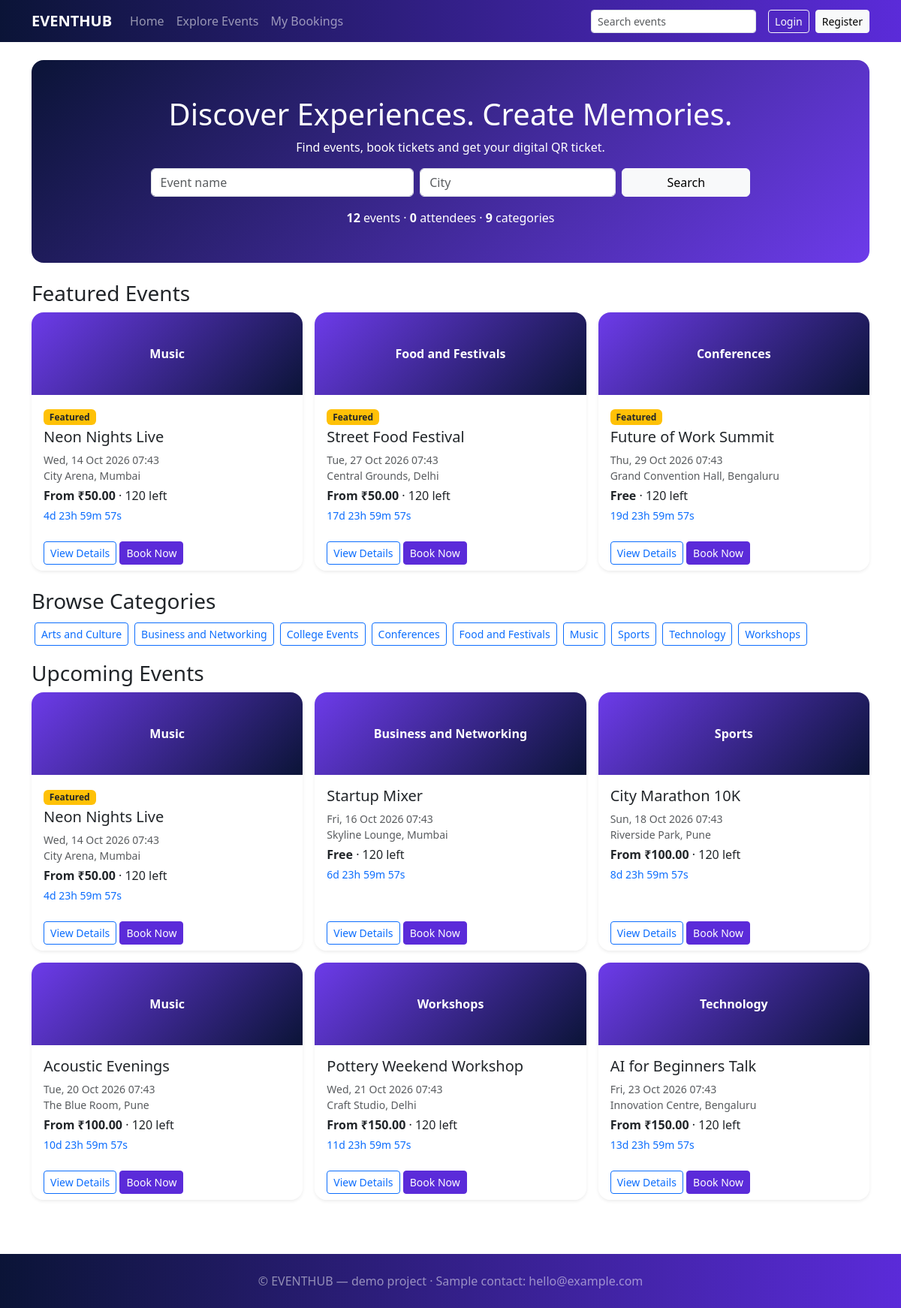
The page / on the database its author committed.
### tables this page shows
CREATE TABLE events(id INT AUTO_INCREMENT PRIMARY KEY,category_id INT NOT NULL,title VARCHAR(150) NOT NULL,description TEXT,venue VARCHAR(120),city VARCHAR(80),organizer VARCHAR(100),start_at DATETIME NOT NULL,featured TINYINT(1) DEFAULT 0,status ENUM('draft','published','cancelled') DEFAULT 'published',
 FOREIGN KEY(category_id) REFERENCES categories(id),INDEX(start_at),INDEX(city));

CREATE TABLE categories(id INT AUTO_INCREMENT PRIMARY KEY,name VARCHAR(60) NOT NULL UNIQUE);

### includes/functions.php (the view, shortened to what this page needs)
<?php
function e($s){return htmlspecialchars((string)$s,ENT_QUOTES,'UTF-8');}
function uid(){return $_SESSION['uid']??null;}
function money($n){return $n>0?'₹'.number_format($n,2):'Free';}
function card($ev){
 $p=$ev['min_price']??0; $h='<div class="col-md-6 col-lg-4"><div class="card h-100 shadow-sm ev"><div class="ev-img">'.e($ev['category']).'</div><div class="card-body">';
 $h.=($ev['featured']?'<span class="badge bg-warning text-dark mb-1">Featured</span> ':'').'<h5>'.e($ev['title']).'</h5>';
 $h.='<p class="small text-muted mb-1">'.date('D, d M Y H:i',strtotime($ev['start_at'])).'<br>'.e($ev['venue']).', '.e($ev['city']).'</p>';
 $h.='<p class="mb-1"><b>'.($p>0?'From '.money($p):'Free').'</b> · '.(int)$ev['avail'].' left</p>';
 $h.='<div class="cd small text-primary" data-t="'.date('c',strtotime($ev['start_at'])).'"></div></div><div class="card-footer bg-white border-0">';
 $h.='<a class="btn btn-outline-primary btn-sm" href="event-details.php?id='.$ev['id'].'">View Details</a> <a class="btn btn-primary btn-sm" href="booking.php?id='.$ev['id'].'">Book Now</a></div></div></div>';
 return $h;}

### includes/header.php (shortened to what this page needs)
<?php require_once __DIR__.'/functions.php'; ?><!doctype html><html lang="en"><head><meta charset="utf-8"><meta name="viewport" content="width=device-width,initial-scale=1">
<link href="https://cdn.jsdelivr.net/npm/bootstrap@5.3.3/dist/css/bootstrap.min.css" rel="stylesheet"><link href="assets/css/style.css" rel="stylesheet"></head><body>
<nav class="navbar navbar-expand-lg navbar-dark sticky-top eh-nav"><div class="container"><a class="navbar-brand fw-bold" href="index.php">EVENTHUB</a>
<div class="collapse navbar-collapse" id="nv"><ul class="navbar-nav me-auto"><li class="nav-item"><a class="nav-link" href="index.php">Home</a></li><li class="nav-item"><a class="nav-link" href="events.php">Explore Events</a></li><li class="nav-item"><a class="nav-link" href="my-bookings.php">My Bookings</a></li></ul>
<form class="d-flex me-3" action="events.php"><input class="form-control form-control-sm" name="q" placeholder="Search events" aria-label="Search"></form>
<?php if(uid()):?><span class="text-white me-2"><?=e($_SESSION['name'])?></span><a class="btn btn-light btn-sm" href="logout.php">Logout</a>
<?php else:?><a class="btn btn-outline-light btn-sm me-2" href="login.php">Login</a><a class="btn btn-light btn-sm" href="register.php">Register</a><?php endif;?></div></div></nav>
<main class="container py-4"><?php if(!empty($_SESSION['flash'])){echo '<div class="alert alert-success">'.e($_SESSION['flash']).'</div>';unset($_SESSION['flash']);}?>

### index.php
<?php $title='Home'; require 'includes/header.php';
$s=$pdo->query("SELECT (SELECT COUNT(*) FROM events WHERE status='published') ev,(SELECT COUNT(*) FROM attendees a JOIN bookings b ON b.id=a.booking_id WHERE b.status='confirmed') att,(SELECT COUNT(*) FROM categories) cat")->fetch();
$f=$pdo->query(EV_SQL." WHERE e.status='published' AND e.start_at>NOW() AND e.featured=1 ORDER BY e.start_at LIMIT 3")->fetchAll();
$u=$pdo->query(EV_SQL." WHERE e.status='published' AND e.start_at>NOW() ORDER BY e.start_at LIMIT 6")->fetchAll();
$cats=$pdo->query("SELECT * FROM categories")->fetchAll();?>
<section class="hero text-center mb-4"><h1>Discover Experiences. Create Memories.</h1><p>Find events, book tickets and get your digital QR ticket.</p>
<form action="events.php" class="row g-2 justify-content-center"><div class="col-md-4"><input name="q" class="form-control" placeholder="Event name"></div><div class="col-md-3"><input name="city" class="form-control" placeholder="City"></div><div class="col-md-2"><button class="btn btn-light w-100">Search</button></div></form>
<p class="mt-3 mb-0"><b><?=$s['ev']?></b> events · <b><?=$s['att']?></b> attendees · <b><?=$s['cat']?></b> categories</p></section>
<h3>Featured Events</h3><div class="row g-3 mb-4"><?php foreach($f as $ev)echo card($ev); if(!$f)echo '<p class="text-muted">No featured events yet.</p>';?></div>
<h3>Browse Categories</h3><p><?php foreach($cats as $c)echo '<a class="btn btn-outline-primary btn-sm m-1" href="events.php?category='.$c['id'].'">'.e($c['name']).'</a>';?></p>
<h3>Upcoming Events</h3><div class="row g-3"><?php foreach($u as $ev)echo card($ev);?></div>
<?php require 'includes/footer.php';

### includes/footer.php (shortened to what this page needs)
</main><footer class="eh-nav text-white-50 text-center py-4 mt-5">© EVENTHUB — demo project · Sample contact: hello@example.com</footer>
</body></html>

### assets/css/style.css (style rules this page uses)
.eh-nav { background:linear-gradient(90deg,#0b1437,#5b2bd9) }
.hero { background:linear-gradient(135deg,#0b1437,#6d3bea);color:#fff;border-radius:1rem;padding:3rem 1.5rem }
.ev { border:0;border-radius:1rem;overflow:hidden;transition:.2s }
.ev-img { height:110px;background:linear-gradient(135deg,#6d3bea,#0b1437);color:#fff;display:flex;align-items:center;justify-content:center;font-weight:600 }
.btn-primary { background:#5b2bd9;border-color:#5b2bd9 }

### rows shown on the page
events: category.name "Music", featured "Featured", title "Neon Nights Live", start_at "Wed, 14 Oct 2026 07:43", venue "City Arena", city "Mumbai", p "₹50.00", avail "120"
events: category.name "Food and Festivals", featured "Featured", title "Street Food Festival", start_at "Tue, 27 Oct 2026 07:43", venue "Central Grounds", city "Delhi", p "₹50.00", avail "120"
events: category.name "Conferences", featured "Featured", title "Future of Work Summit", start_at "Thu, 29 Oct 2026 07:43", venue "Grand Convention Hall", city "Bengaluru", shows "Free", avail "120"
categories: name "Arts and Culture"
categories: name "Business and Networking"
categories: name "College Events"
categories: name "Conferences"
categories: name "Food and Festivals"
categories: name "Music"
categories: name "Sports"
categories: name "Technology"
categories: name "Workshops"
events: category.name "Business and Networking", title "Startup Mixer", start_at "Fri, 16 Oct 2026 07:43", venue "Skyline Lounge", city "Mumbai", shows "Free", avail "120"
events: category.name "Sports", title "City Marathon 10K", start_at "Sun, 18 Oct 2026 07:43", venue "Riverside Park", city "Pune", p "₹100.00", avail "120"
events: category.name "Music", title "Acoustic Evenings", start_at "Tue, 20 Oct 2026 07:43", venue "The Blue Room", city "Pune", p "₹100.00", avail "120"
events: category.name "Workshops", title "Pottery Weekend Workshop", start_at "Wed, 21 Oct 2026 07:43", venue "Craft Studio", city "Delhi", p "₹150.00", avail "120"
events: category.name "Technology", title "AI for Beginners Talk", start_at "Fri, 23 Oct 2026 07:43", venue "Innovation Centre", city "Bengaluru", p "₹150.00", avail "120"

### other values the page prints
$s['ev'] "12"
$s['att'] "0"
$s['cat'] "9"
